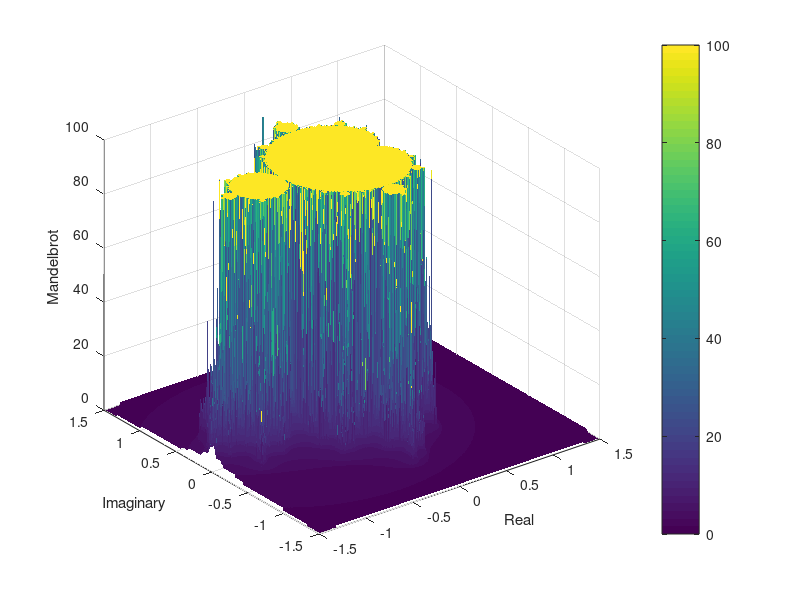

MATLAB code to generate this figure:
% [x z] = meshgrid(0:20);
% y = zeros(size(x));
% surf(x,y,z);
% xlabel('x');
% hold on;
% surf(x, y+1,z);
% set(gca,'YLim',[-2 2]);
% shading flat;
% camproj perspective;
% campos([5 0.5 50]);
% camtarget([15 0.5 10]);

n = 1000;
m = -1.5;
M = 1.5;

z = complex(zeros(n));
[x, y] = meshgrid(linspace(m, M, n),...
    linspace(m, M, n) );
c = complex(x, y);

image = zeros(n);

tic
for i = 1:100
    disp({'iteration', i})
    z = z.^2 + c;
    image = image + (z.^2 <  4);
end
toc

% disp(sum(sum(image)));
% disp(image);
% g = heatmap(image);
g = surf(x, y, image);
set(g, 'edgecolor','none')

data = gallery('invhess',20);
% disp(data)
colorbar
xlabel('Real'), ylabel('Imaginary'), zlabel('Mandelbrot')